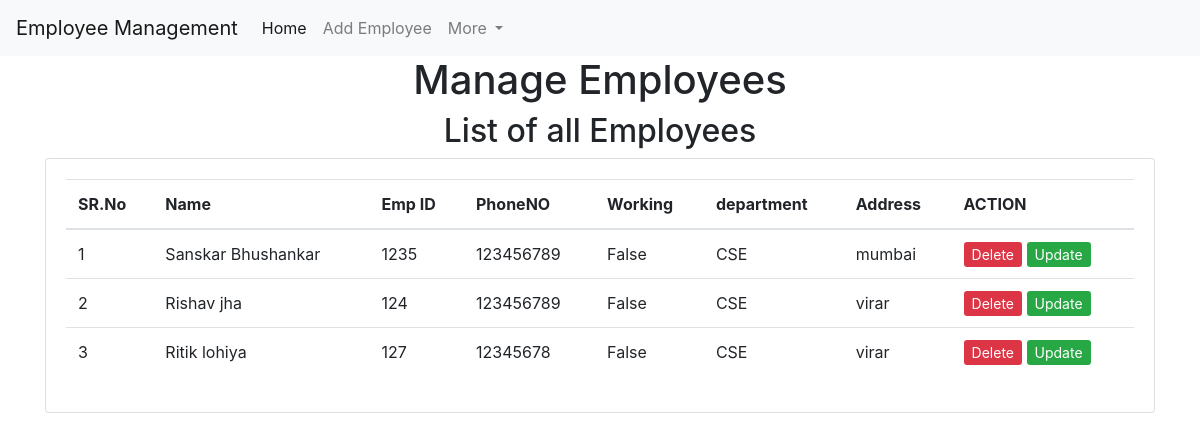
The page /emp/home/ on the database its author committed.
### emp/models.py (models this page shows)
class employee(models.Model):
    name=models.CharField(max_length=200)
    emp_id=models.CharField(max_length=200)
    phone=models.CharField(max_length=10)
    address=models.CharField(max_length=200)
    working=models.BooleanField(default=False)
    department=models.CharField(max_length=10)

### emp/views.py (the view)
# urls.py: path('home/',emp),
def emp(request):
    emps=employee.objects.all()
    return render(request,'home.html',{
        'emps':emps
    })

### templates/home.html (shortened to what this page needs)
<!DOCTYPE html>
<html lang="en">
<head>
</head>
<body>
    {% include 'navbar.html' %}
    <h1 class="text-center ">Manage Employees</h1>
    <h2 class="text-center">List of all Employees</h2>
    <div class="container">
        <div class="row">
            <div class="col-md-12">
                <div class="card">
                    <div class="card-body">
                        <table class="table">
                            <thead>
                                <tr>
                                    <th>SR.No</th>
                                    <th>Name</th>
                                    <th>Emp ID</th>
                                    <th>PhoneNO</th>
                                    <th>Working</th>
                                    <th>department</th>
                                    <th>Address</th>
                                    <th>ACTION</th>
                                </tr>
                            </thead>
                            <tbody>
                                {% for e in emps %}
                                <tr>
                                    <td>{{forloop.counter}}</td>
                                    <td>{{e.name}}</td>
                                    <td>{{e.emp_id}}</td>
                                    <td>{{e.phone}}</td>
                                    <td>{{e.working}}</td>
                                    <td>{{e.department}}</td>
                                    <td>{{e.address}}</td>
                                    <td>
                                        <a href="/emp/delete-emp/{{e.id}}" class="btn-danger btn-sm">Delete</a>
                                        <a href="/emp/update-emp/{{e.id}}" class="btn-success btn-sm">Update</a>
                                    </td>
                                </tr>
                                {% endfor %}
                            </tbody>
                        </table>
                    </div>
                </div>
            </div>
        </div>
    </div>
</body>
</html>

### templates/navbar.html (shortened to what this page needs)
<!doctype html>
<html lang="en">
  <head>
    <link rel="stylesheet" href="https://cdn.jsdelivr.net/npm/bootstrap@4.0.0/dist/css/bootstrap.min.css">
  </head>
  <body>
    <nav class="navbar navbar-expand-lg navbar-light bg-light">
      <a class="navbar-brand" href="#">Employee Management</a>
      <div class="collapse navbar-collapse" id="navbarSupportedContent">
        <ul class="navbar-nav mr-auto">
          <li class="nav-item active">
            <a class="nav-link" href="/emp/home/">Home <span class="sr-only">(current)</span></a>
          </li>
          <li class="nav-item">
            <a class="nav-link" href="/emp/add-emp/">Add Employee</a>
          </li>
          <li class="nav-item dropdown">
            <a class="nav-link dropdown-toggle" href="#" id="navbarDropdown" role="button" data-toggle="dropdown" aria-haspopup="true" aria-expanded="false">
              More
            </a>
          </li>
      </div>
    </nav>
</body>
</html>

### rows shown on the page
employee: name "Sanskar Bhushankar", emp_id "1235", phone "123456789", working "False", department "CSE", address "mumbai"
employee: name "Rishav jha", emp_id "124", phone "123456789", working "False", department "CSE", address "virar"
employee: name "Ritik lohiya", emp_id "127", phone "12345678", working "False", department "CSE", address "virar"
